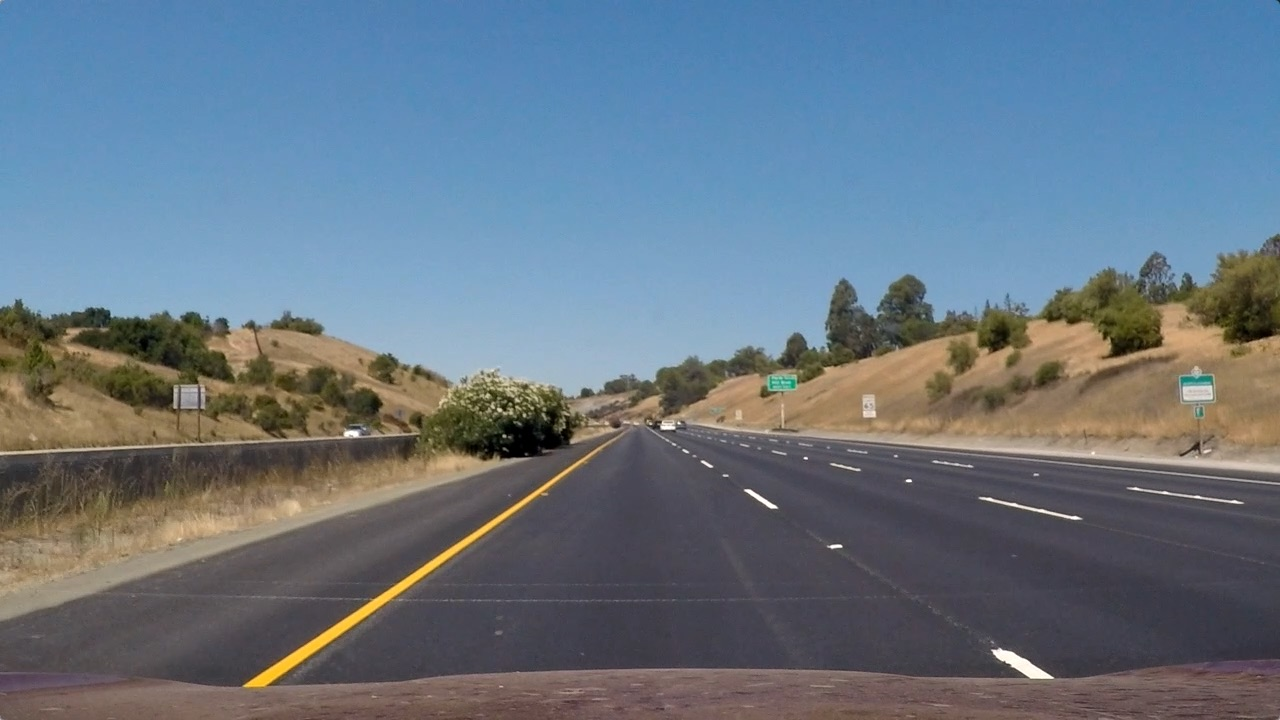
#> input picture test_images/straight_lines1.jpg, 1280 x 720 px, found by its file name
$ jupyter execute --allow-errors perspective_transform.ipynb   (shell and % lines are left out)   (older library calls are emulated)
#> lines starting #> are read from the running program, lines starting #| are printed output that depends on the picture
[cell 1]
import matplotlib.pyplot as plt
import numpy as np
import cv2
import pickle

from scipy.misc import imread
from helpers import show_images, save_image, scale_abs
from birdseye import BirdsEye

#> (a cell that did not finish here is left out)

[cell 3]
raw1= imread("test_images/straight_lines1.jpg")
#> raw1 is the input picture: shape (720, 1280, 3); mean R, G, B 103.2, 117.7, 131.2
raw2 = imread("test_images/straight_lines2.jpg")
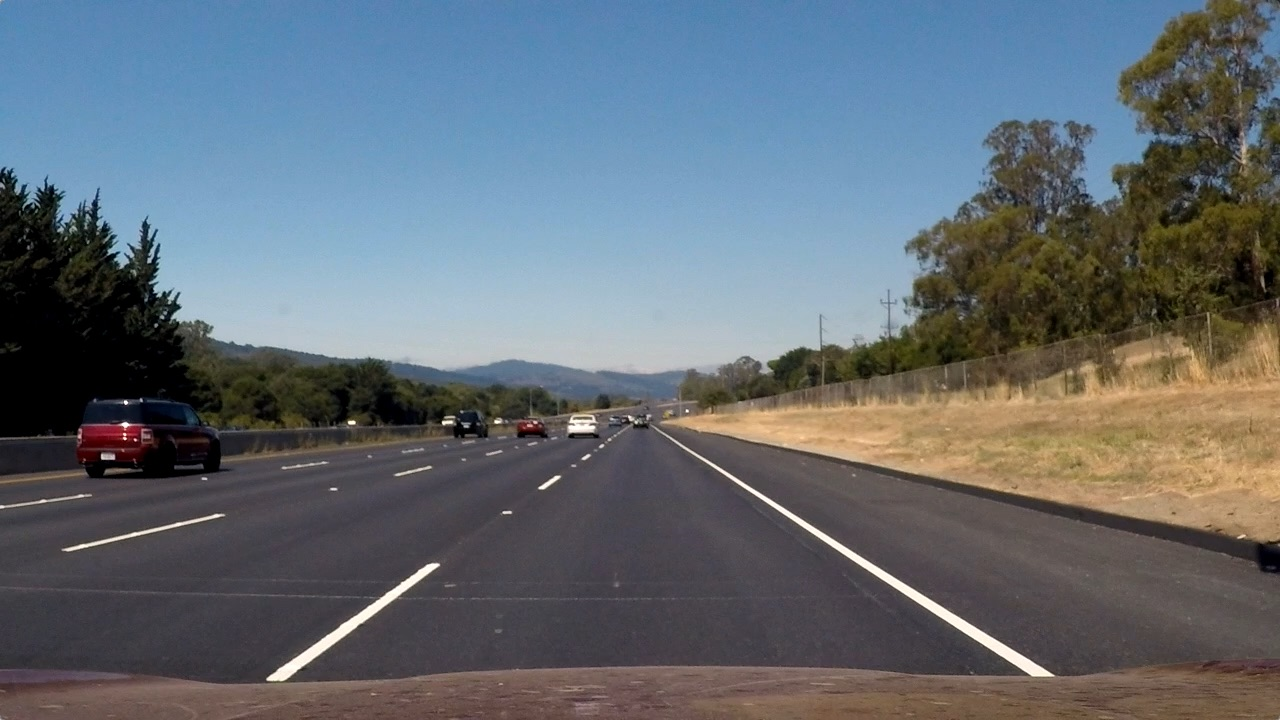
#> input picture test_images/straight_lines2.jpg, 1280 x 720 px, found by its file name
#> raw2 is the input picture: shape (720, 1280, 3); mean R, G, B 99.4, 107.7, 115.1

#> (a cell that did not finish here is left out)

#> (a cell that did not finish here is left out)

#> (a cell that did not finish here is left out)

#> (a cell that did not finish here is left out)

[cell 8]
raw = imread("test_images/special_test1.jpg")
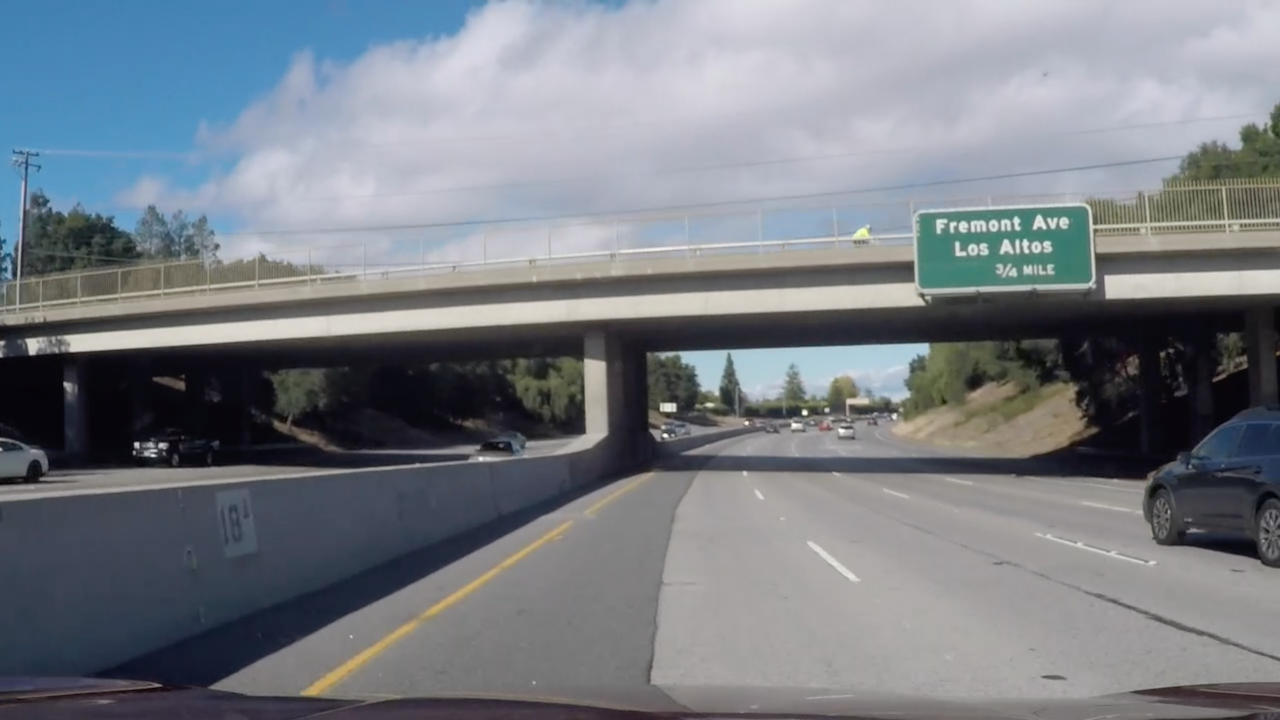
#> input picture test_images/special_test1.jpg, 1280 x 720 px, found by its file name
#> raw is the input picture: shape (720, 1280, 4); mean R, G, B, A 120.2, 125.7, 132.9, 255
#> (the rest of this cell did not finish here and is left out)
